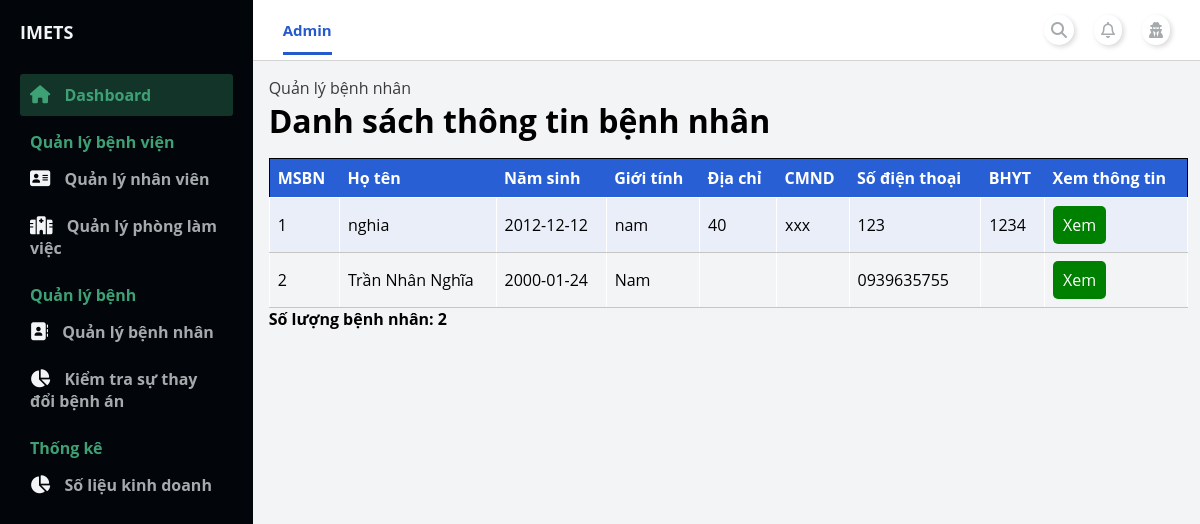
The app's page /admin/index.php?page_layout=list_patientManagement (signed in), older data.
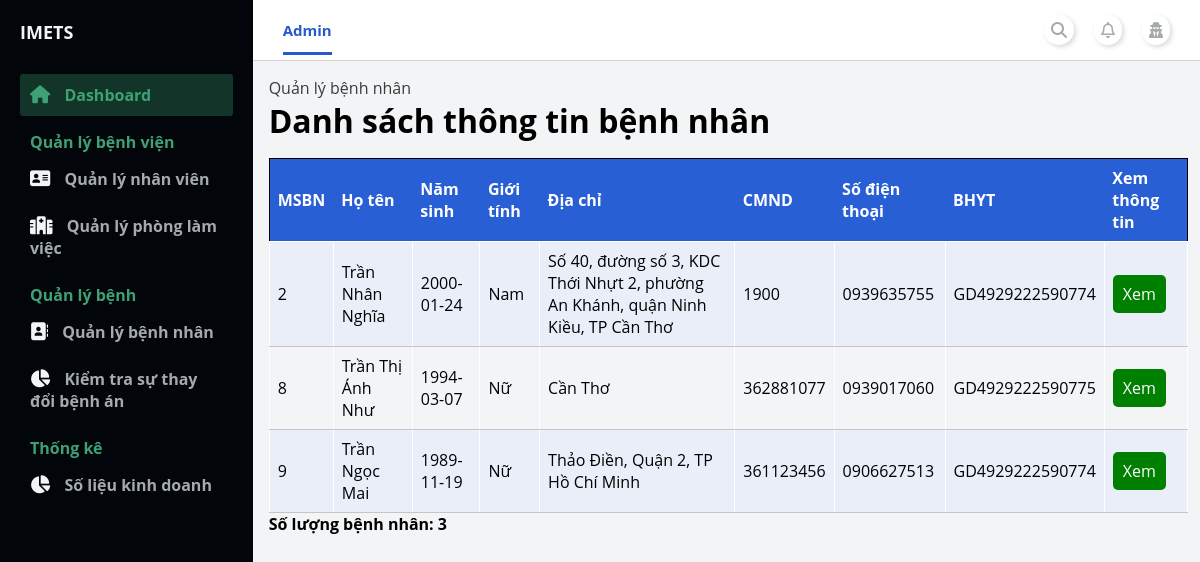
The same page, newer data.
### tables this page shows
CREATE TABLE `patient` (
  `ID_Patient` int(11) NOT NULL,
  `Name` varchar(100) NOT NULL,
  `DOB` date NOT NULL,
  `Sex` varchar(10) NOT NULL,
  `Address` varchar(200) DEFAULT NULL,
  `CMND` varchar(15) DEFAULT NULL,
  `PhoneNumber` varchar(25) NOT NULL,
  `ID_BHYT` varchar(20) DEFAULT NULL,
  `VoteRate` double NOT NULL,
  `UserName` varchar(100) NOT NULL,
  `Password` varchar(100) NOT NULL
);

### admin/modules_admin/patient_management/list_patientManagement.php (the view, shortened to what this page needs)
<main>
    <div class="container-table">
        <div class="link-nav-pages">
            <a href="">Quản lý bệnh nhân</a>
        </div>
        <div class="table-header">
            <h1>Danh sách thông tin bệnh nhân</h1>
        </div>
        <div class="table-body">
            <table class="table">
                <thead class="thead-dark">
                    <tr>
                        <th>MSBN</th>
                        <th>Họ tên</th>
                        <th>Năm sinh</th>
                        <th>Giới tính</th>
                        <th>Địa chỉ</th>
                        <th>CMND</th>
                        <th>Số điện thoại</th>
                        <th>BHYT</th>
                        <th>Xem thông tin</th>
                    </tr>
                </thead>
                <tbody>
                    <tr>
                        <?php
                            include './../config.php';
                            $sql = "SELECT * FROM patient";
                            $count_patient=0;
                            $query = mysqli_query($conn, $sql);
                            while($rows = mysqli_fetch_array($query)){ ?>
                            <tr>
                                <td><?php echo $rows["ID_Patient"] ?></td>
                                <td><?php echo $rows["Name"] ?></td>
                                <td><?php echo $rows["DOB"] ?></td>
                                <td><?php echo $rows["Sex"] ?></td>
                                <td><?php echo $rows["Address"] ?></td>
                                <td><?php echo $rows["CMND"] ?></td>
                                <td><?php echo $rows["PhoneNumber"] ?></td>
                                <td><?php echo $rows["ID_BHYT"] ?></td>
                                <?php $count_patient++ ?>
                                <td>
                                    <a href="./index.php?page_layout=patient_management&ID_Patient=<?php echo $rows["ID_Patient"] ?>" style="background-color: green;color: white;padding: 8px 10px;text-align: center;text-decoration: none;display: inline-block;border-radius: 5px;">
                                        Xem
                                    </a>
                                </td>
                            </tr>
                        <?php } ?>
                    </tr>
            </table>
            <p><b><?php echo 'Số lượng bệnh nhân: '. $count_patient ?></b></p>
        </div>
    </div>
</main>

Row changes from the older to the newer data that the page shows:
removed patient: ID_Patient "1", Name "nghia", DOB "2012-12-12", Sex "nam", Address "40", CMND "xxx", PhoneNumber "123", ID_BHYT "1234"
changed patient "Trần Nhân Nghĩa": Address (not shown) → "Số 40, đường số 3, KDC Thới Nhựt 2, phường An Khánh, quận Ninh Kiều, TP Cần Thơ"; CMND (not shown) → "1900"; ID_BHYT (not shown) → "GD4929222590774"
added patient: ID_Patient "8", Name "Trần Thị Ánh Như", DOB "1994-03-07", Sex "Nữ", Address "Cần Thơ", CMND "362881077", PhoneNumber "0939017060", ID_BHYT "GD4929222590775"
added patient: ID_Patient "9", Name "Trần Ngọc Mai", DOB "1989-11-19", Sex "Nữ", Address "Thảo Điền, Quận 2, TP Hồ Chí Minh", CMND "361123456", PhoneNumber "0906627513", ID_BHYT "GD4929222590774"
Text that changed along with them:
$count_patient: "2" → "3"
